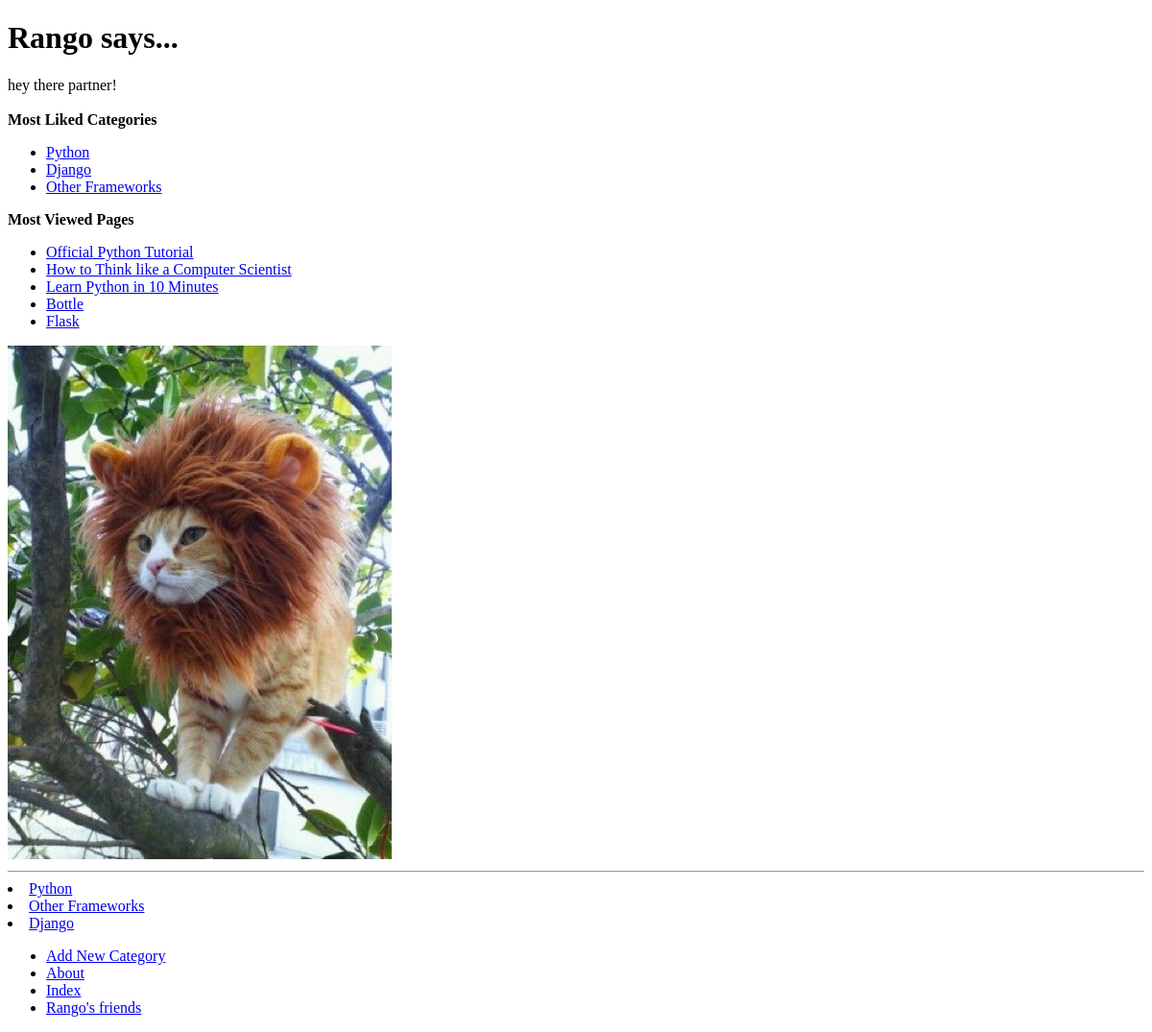
The app's page /, older data.
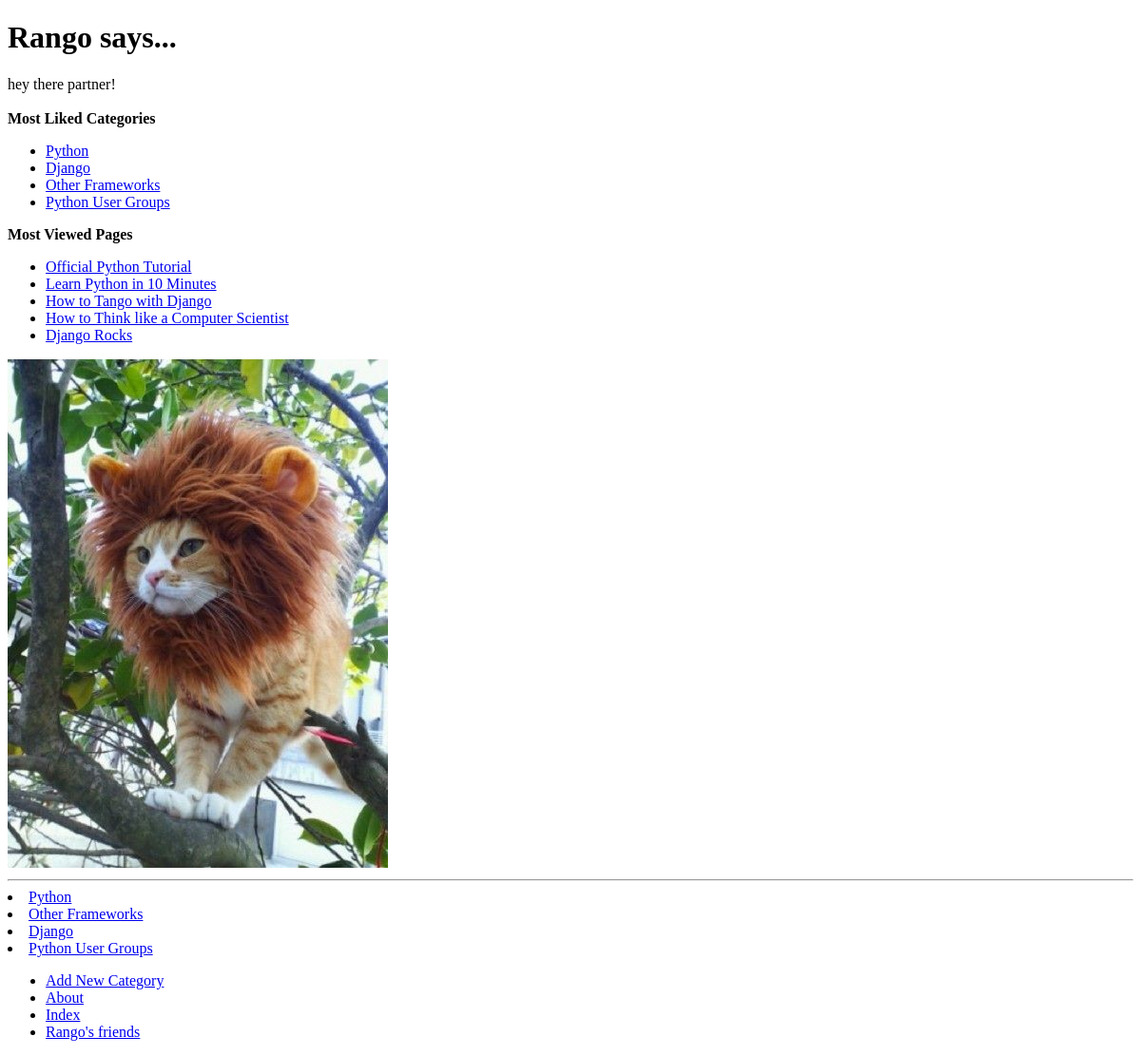
The same page, newer data.
### rango/models.py (models this page shows, shortened)
class Category(models.Model):
    max_length = 128
    name = models.CharField(max_length=max_length, unique=True)
    views = models.IntegerField(default=0)
    likes = models.IntegerField(default=0)
    slug = models.SlugField(unique=True)
    class Meta:
        verbose_name_plural = 'categories'

class Page(models.Model):
    category = models.ForeignKey(Category)
    title = models.CharField(max_length=128)
    url = models.URLField()
    views = models.IntegerField(default=0)

### rango/views.py (the view)
# urls.py: url(r'^$', views.index, name='index'),
def index(request):
    category_list = Category.objects.order_by('-likes')[:5]
    page_list  = Page.objects.order_by('-views')[:5]
    context_dict = {'categories': category_list, 'pages' : page_list}
    return render(request, 'rango/index.html', context=context_dict)

### rango/templatetags/rango_template_tags.py (called while the page is built)
@register.inclusion_tag('rango/cats.html')
def get_category_list(cat=None):
    return {'cats': Category.objects.all(),
        'act_cat': cat}

### templates/rango/index.html (shortened to what this page needs)
{% extends 'rango/base.html' %}
{% load staticfiles %}
{% block body_block %}
    <h1>Rango says...</h1>
    <div> hey there partner! </div> <br />
    <div>
    {% if categories %}
    <strong>Most Liked Categories</strong>
    <ul>
        {% for category in categories%}
            <li>
            <a href="{% url 'show_category' category.slug %}">
                {{ category.name }}
            </a>
            </li>
        {% endfor %}
    </ul>
    {% else %}
        <strong>There are no categories present.</strong>
    {% endif %}
    </div>
    <div>
    {% if pages %}
    <strong>Most Viewed Pages</strong>
    <ul>
        {% for page in pages%}
            <li>
            <a href="{{ page.url }}">{{ page.title }}</a>
            </li>
        {% endfor %}
    </ul>
    {% else %}
        <strong>There are no pages present.</strong>
    {% endif %}
    </div>
    <div>
        <img src="{% static "images/rango.jpg" %}" alt="Picture of Rango" />
    </div>
{% endblock %}

### templates/rango/cats.html
{% if cats %}
    {% for c in cats %}
        {% if c == act_cat %}
            <li>
            <strong>
                <a href="{% url 'show_category' c.slug %}">{{ c.name }}</a>
            </strong>
            </li>
        {% else %}
            <li>
                <a href="{% url 'show_category' c.slug %}">{{ c.name }}</a>
            </li>
        {% endif %}
    {% endfor %}
{% else %}
    <li> <strong>There are no categories present.</strong></li>
{% endif %}

Row changes from the older to the newer data that the page shows:
no longer on this page (row edited): Page: title "Bottle"
no longer on this page (row edited): Page: title "Flask"
added Category: name "Python User Groups"
changed Page "Learn Python in 10 Minutes": moves up the list
now on this page (row edited): Page: title "How to Tango with Django"
now on this page (row edited): Page: title "Django Rocks"
